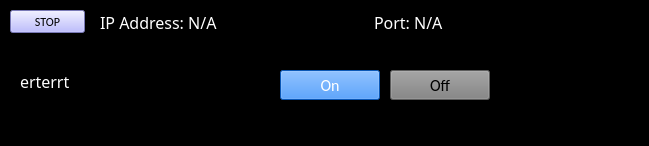
<?xml version="1.0" encoding="UTF-8"?>
<ui version="4.0">
 <class>MainWindow</class>
 <widget class="QMainWindow" name="MainWindow">
  <property name="geometry">
   <rect>
    <x>0</x>
    <y>0</y>
    <width>649</width>
    <height>146</height>
   </rect>
  </property>
  <property name="windowTitle">
   <string>Shutter Control</string>
  </property>
  <property name="styleSheet">
   <string notr="true">background-color: rgb(0, 0, 0);
selection-color: rgb(255, 0, 0);</string>
  </property>
  <property name="toolButtonStyle">
   <enum>Qt::ToolButtonIconOnly</enum>
  </property>
  <widget class="QWidget" name="centralwidget">
   <widget class="QPushButton" name="stop_button">
    <property name="enabled">
     <bool>true</bool>
    </property>
    <property name="geometry">
     <rect>
      <x>10</x>
      <y>10</y>
      <width>75</width>
      <height>23</height>
     </rect>
    </property>
    <property name="font">
     <font>
      <family>Calibri</family>
     </font>
    </property>
    <property name="mouseTracking">
     <bool>false</bool>
    </property>
    <property name="autoFillBackground">
     <bool>false</bool>
    </property>
    <property name="styleSheet">
     <string notr="true">background-color: rgb(170, 170, 255);</string>
    </property>
    <property name="text">
     <string>STOP</string>
    </property>
    <property name="checkable">
     <bool>true</bool>
    </property>
   </widget>
   <widget class="QWidget" name="layoutWidget">
    <property name="geometry">
     <rect>
      <x>100</x>
      <y>10</y>
      <width>541</width>
      <height>26</height>
     </rect>
    </property>
    <layout class="QHBoxLayout" name="horizontalLayout_5">
     <item>
      <widget class="QLabel" name="ip_label">
       <property name="font">
        <font>
         <family>Calibri Light</family>
         <pointsize>12</pointsize>
         <weight>3</weight>
         <italic>false</italic>
         <bold>false</bold>
        </font>
       </property>
       <property name="styleSheet">
        <string notr="true">color: rgb(255, 255, 255);
font: 25 12pt &quot;Calibri Light&quot;;</string>
       </property>
       <property name="text">
        <string>&lt;html&gt;&lt;head/&gt;&lt;body&gt;&lt;p&gt;&lt;span style=&quot; color:#ffffff;&quot;&gt;IP Address: N/A&lt;/span&gt;&lt;/p&gt;&lt;/body&gt;&lt;/html&gt;</string>
       </property>
      </widget>
     </item>
     <item>
      <widget class="QLabel" name="port_label">
       <property name="font">
        <font>
         <family>Calibri Light</family>
         <pointsize>12</pointsize>
         <weight>3</weight>
         <italic>false</italic>
         <bold>false</bold>
        </font>
       </property>
       <property name="styleSheet">
        <string notr="true">color: rgb(255, 255, 255);
font: 25 12pt &quot;Calibri Light&quot;;</string>
       </property>
       <property name="text">
        <string>&lt;html&gt;&lt;head/&gt;&lt;body&gt;&lt;p&gt;&lt;span style=&quot; color:#ffffff;&quot;&gt;Port: N/A&lt;/span&gt;&lt;/p&gt;&lt;/body&gt;&lt;/html&gt;</string>
       </property>
      </widget>
     </item>
    </layout>
   </widget>
   <widget class="QPushButton" name="down_button">
    <property name="enabled">
     <bool>true</bool>
    </property>
    <property name="geometry">
     <rect>
      <x>390</x>
      <y>70</y>
      <width>100</width>
      <height>30</height>
     </rect>
    </property>
    <property name="font">
     <font>
      <family>Calibri</family>
      <pointsize>12</pointsize>
     </font>
    </property>
    <property name="mouseTracking">
     <bool>false</bool>
    </property>
    <property name="autoFillBackground">
     <bool>false</bool>
    </property>
    <property name="styleSheet">
     <string notr="true">color: rgb(190, 190, 190)rgb(255, 255, 255);
background-color: rgb(129, 129, 129);</string>
    </property>
    <property name="text">
     <string>Off</string>
    </property>
    <property name="checkable">
     <bool>false</bool>
    </property>
   </widget>
   <widget class="QLabel" name="button_label">
    <property name="geometry">
     <rect>
      <x>20</x>
      <y>70</y>
      <width>241</width>
      <height>21</height>
     </rect>
    </property>
    <property name="font">
     <font>
      <family>Calibri Light</family>
      <pointsize>12</pointsize>
      <weight>3</weight>
      <italic>false</italic>
      <bold>false</bold>
     </font>
    </property>
    <property name="styleSheet">
     <string notr="true">color: rgb(255, 255, 255);
font: 25 12pt &quot;Calibri Light&quot;;</string>
    </property>
    <property name="text">
     <string>&lt;html&gt;&lt;head/&gt;&lt;body&gt;&lt;p&gt;erterrt&lt;/p&gt;&lt;/body&gt;&lt;/html&gt;</string>
    </property>
   </widget>
   <widget class="QPushButton" name="up_button">
    <property name="enabled">
     <bool>true</bool>
    </property>
    <property name="geometry">
     <rect>
      <x>280</x>
      <y>70</y>
      <width>100</width>
      <height>30</height>
     </rect>
    </property>
    <property name="font">
     <font>
      <family>Calibri</family>
      <pointsize>12</pointsize>
     </font>
    </property>
    <property name="mouseTracking">
     <bool>false</bool>
    </property>
    <property name="autoFillBackground">
     <bool>false</bool>
    </property>
    <property name="styleSheet">
     <string notr="true">background-color: rgb(14, 122, 255);
color: rgb(255, 255, 255);</string>
    </property>
    <property name="text">
     <string>On</string>
    </property>
    <property name="checkable">
     <bool>false</bool>
    </property>
   </widget>
  </widget>
  <widget class="QMenuBar" name="menubar">
   <property name="enabled">
    <bool>true</bool>
   </property>
   <property name="geometry">
    <rect>
     <x>0</x>
     <y>0</y>
     <width>649</width>
     <height>26</height>
    </rect>
   </property>
  </widget>
  <widget class="QStatusBar" name="statusbar">
   <property name="enabled">
    <bool>true</bool>
   </property>
  </widget>
 </widget>
 <resources/>
 <connections/>
</ui>
